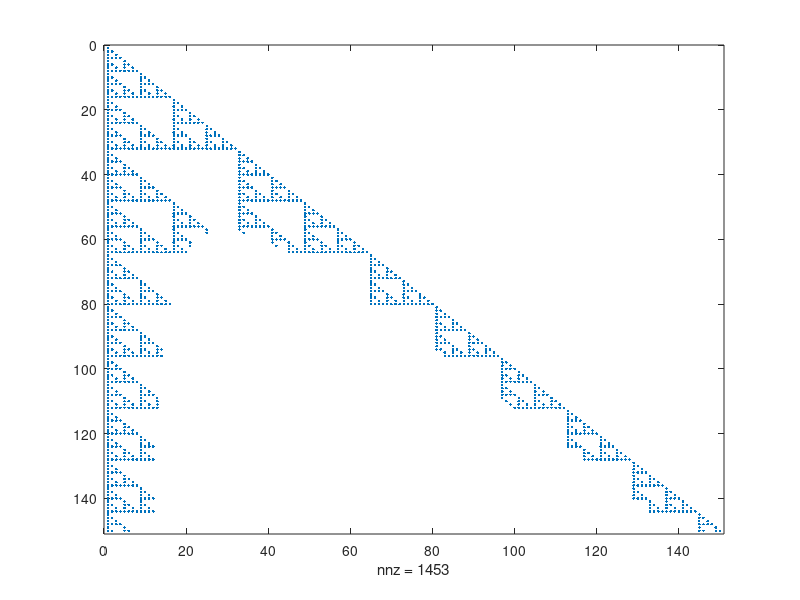

Recreate this plot in MATLAB.
n=150;

A=zeros(n,n);

A(:, 1) = 1;

j=2;

k=2;


while (j<=n)



k=2;


 while (k<=j)



A((j),(k)) =(A((j-1),(k-1)) +A((j-1),(k)));

k=k+1;


 end

j=j+1;
B = rem(A,2);
spy(B)
pause(.05)%should now run for 7.5 seconds

end
%this is pretty much the same code as number 4 in hw 4 but with a pause
%command in the middle and the spy command is in the while loop now.